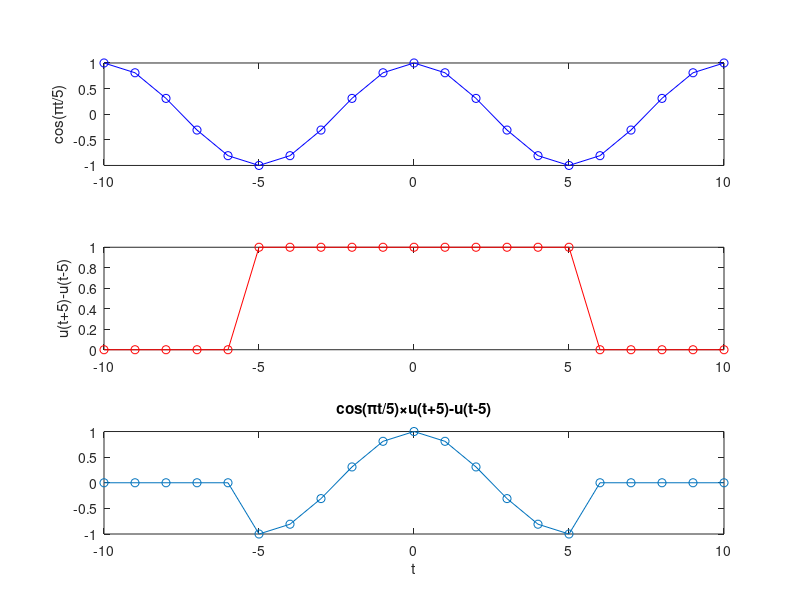
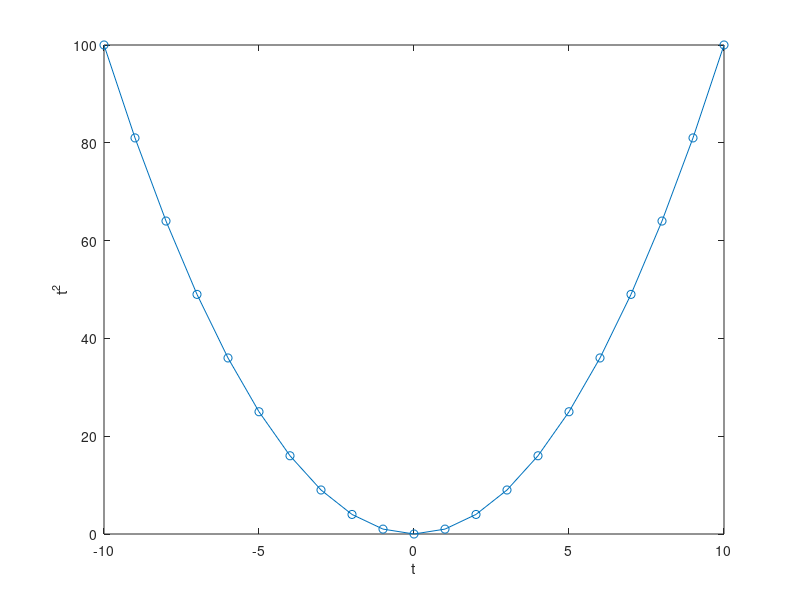

The MATLAB script that drew these images, in order:
close all
clear all
clc



f1=@(t) cos(pi*t/5); % anonymous function
f2=@(t) (t>=-5) & (t<=5); % implementaion of rect(t/10) function 

t=-10:1:10;  % undersampling for dot-operation visualization purpose

s1=f1(t);
s2=f2(t);

subplot(311)
plot(t,s1,'-ob')
ylabel('cos(\pit/5)')

subplot(312)
plot(t,s2,'-or')
ylabel('u(t+5)-u(t-5)')

subplot(313)
plot(t,s1.*s2,'-o')
xlabel('t')
title('cos(\pit/5)\timesu(t+5)-u(t-5)')

%% x=t^2

%  x=t^2; % Error using  ^, For elementwise POWER, use POWER (.^) instead

x=t.^2;
figure
plot(t,x,'-o')
xlabel('t')
ylabel('t^2')
